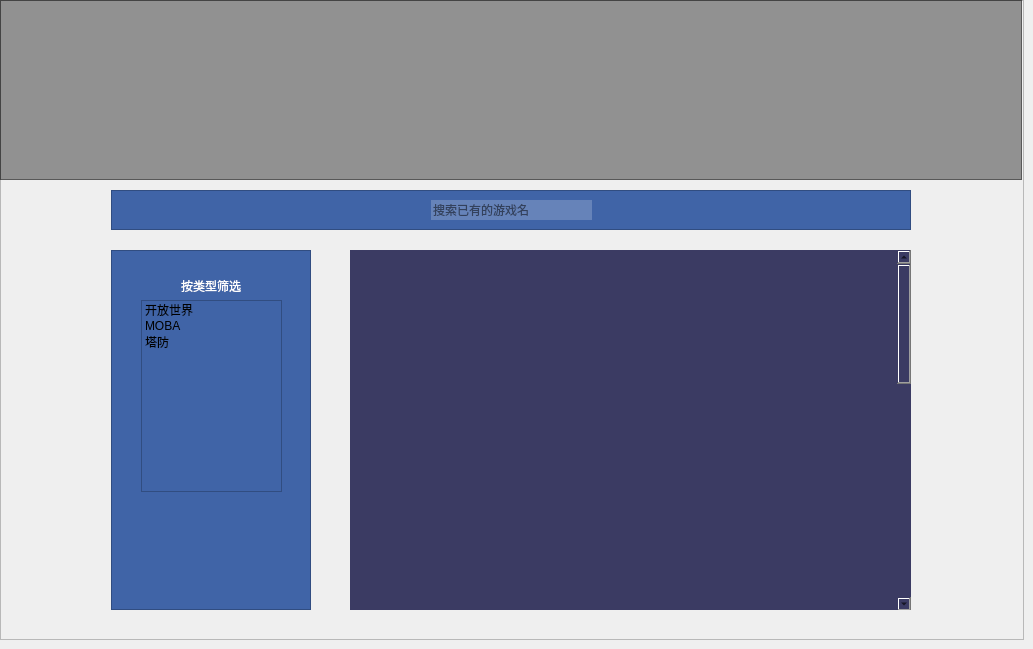
          <widget class="QWidget" name="page_PersonalGameLibraryPage">
           <widget class="QFrame" name="frame_11">
            <property name="geometry">
             <rect>
              <x>0</x>
              <y>0</y>
              <width>1024</width>
              <height>640</height>
             </rect>
            </property>
            <property name="frameShape">
             <enum>QFrame::StyledPanel</enum>
            </property>
            <property name="frameShadow">
             <enum>QFrame::Raised</enum>
            </property>
            <widget class="QFrame" name="frame_12">
             <property name="geometry">
              <rect>
               <x>0</x>
               <y>0</y>
               <width>1022</width>
               <height>180</height>
              </rect>
             </property>
             <property name="styleSheet">
              <string notr="true">background-color: rgba(0, 0, 0, 100);  </string>
             </property>
             <property name="frameShape">
              <enum>QFrame::StyledPanel</enum>
             </property>
             <property name="frameShadow">
              <enum>QFrame::Raised</enum>
             </property>
             <widget class="QPushButton" name="pushButton_4">
              <property name="geometry">
               <rect>
                <x>20</x>
                <y>10</y>
                <width>160</width>
                <height>160</height>
               </rect>
              </property>
              <property name="styleSheet">
               <string notr="true">border-radius: 80px;
	background-color: rgba(0, 0, 0, 0);  </string>
              </property>
              <property name="text">
               <string/>
              </property>
              <property name="icon">
               <iconset resource="resgame_system.qrc">
                <normaloff>:/icon/u=157358869,2307745509&amp;fm=217&amp;app=126&amp;size=f242,150&amp;n=0&amp;f=PNG.png</normaloff>:/icon/u=157358869,2307745509&amp;fm=217&amp;app=126&amp;size=f242,150&amp;n=0&amp;f=PNG.png</iconset>
              </property>
              <property name="iconSize">
               <size>
                <width>320</width>
                <height>320</height>
               </size>
              </property>
             </widget>
             <widget class="QLabel" name="label_Show_UserName_2">
              <property name="geometry">
               <rect>
                <x>193</x>
                <y>59</y>
                <width>581</width>
                <height>71</height>
               </rect>
              </property>
              <property name="styleSheet">
               <string notr="true">	background-color: rgba(0, 0, 0, 0);  
font: 40pt &quot;华光胖头鱼_CNKI&quot;;</string>
              </property>
              <property name="text">
               <string/>
              </property>
             </widget>
            </widget>
            <widget class="QFrame" name="Classify_Frame_2">
             <property name="geometry">
              <rect>
               <x>111</x>
               <y>190</y>
               <width>800</width>
               <height>40</height>
              </rect>
             </property>
             <property name="styleSheet">
              <string notr="true">QWidget {
         background-color:rgb(64, 100, 167);  
     }</string>
             </property>
             <property name="frameShape">
              <enum>QFrame::StyledPanel</enum>
             </property>
             <property name="frameShadow">
              <enum>QFrame::Raised</enum>
             </property>
             <widget class="QLineEdit" name="Search_Bar">
              <property name="geometry">
               <rect>
                <x>320</x>
                <y>10</y>
                <width>161</width>
                <height>20</height>
               </rect>
              </property>
              <property name="styleSheet">
               <string notr="true">background-color: rgba(255, 255, 255, 0.2);
	border: none;</string>
              </property>
              <property name="placeholderText">
               <string>搜索已有的游戏名</string>
              </property>
             </widget>
            </widget>
            <widget class="QFrame" name="frame_5">
             <property name="geometry">
              <rect>
               <x>350</x>
               <y>250</y>
               <width>561</width>
               <height>360</height>
              </rect>
             </property>
             <property name="styleSheet">
              <string notr="true">background-color: rgb(59, 59, 99);
border: none;</string>
             </property>
             <property name="frameShape">
              <enum>QFrame::StyledPanel</enum>
             </property>
             <property name="frameShadow">
              <enum>QFrame::Raised</enum>
             </property>
             <widget class="QScrollArea" name="scrollArea_5">
              <property name="geometry">
               <rect>
                <x>0</x>
                <y>0</y>
                <width>561</width>
                <height>361</height>
               </rect>
              </property>
              <property name="styleSheet">
               <string notr="true"/>
              </property>
              <property name="widgetResizable">
               <bool>false</bool>
              </property>
              <widget class="QWidget" name="scrollAreaWidgetContents_GameLibrary">
               <property name="geometry">
                <rect>
                 <x>0</x>
                 <y>0</y>
                 <width>546</width>
                 <height>1000</height>
                </rect>
               </property>
              </widget>
             </widget>
            </widget>
            <widget class="QFrame" name="frame_13">
             <property name="geometry">
              <rect>
               <x>111</x>
               <y>250</y>
               <width>200</width>
               <height>360</height>
              </rect>
             </property>
             <property name="styleSheet">
              <string notr="true">QWidget {
         background-color:rgb(64, 100, 167);  
     }</string>
             </property>
             <property name="frameShape">
              <enum>QFrame::StyledPanel</enum>
             </property>
             <property name="frameShadow">
              <enum>QFrame::Raised</enum>
             </property>
             <widget class="QLabel" name="label_4">
              <property name="geometry">
               <rect>
                <x>70</x>
                <y>20</y>
                <width>61</width>
                <height>31</height>
               </rect>
              </property>
              <property name="styleSheet">
               <string notr="true">font: 9pt &quot;华文琥珀&quot;;
background-color: rgb(255, 255, 255，100);
color: rgb(255, 255, 255);</string>
              </property>
              <property name="text">
               <string>按类型筛选</string>
              </property>
             </widget>
             <widget class="QListWidget" name="listWidget_3">
              <property name="geometry">
               <rect>
                <x>30</x>
                <y>50</y>
                <width>141</width>
                <height>192</height>
               </rect>
              </property>
              <item>
               <property name="text">
                <string>开放世界</string>
               </property>
              </item>
              <item>
               <property name="text">
                <string>MOBA</string>
               </property>
              </item>
              <item>
               <property name="text">
                <string>塔防</string>
               </property>
              </item>
             </widget>
            </widget>
           </widget>
          </widget>
